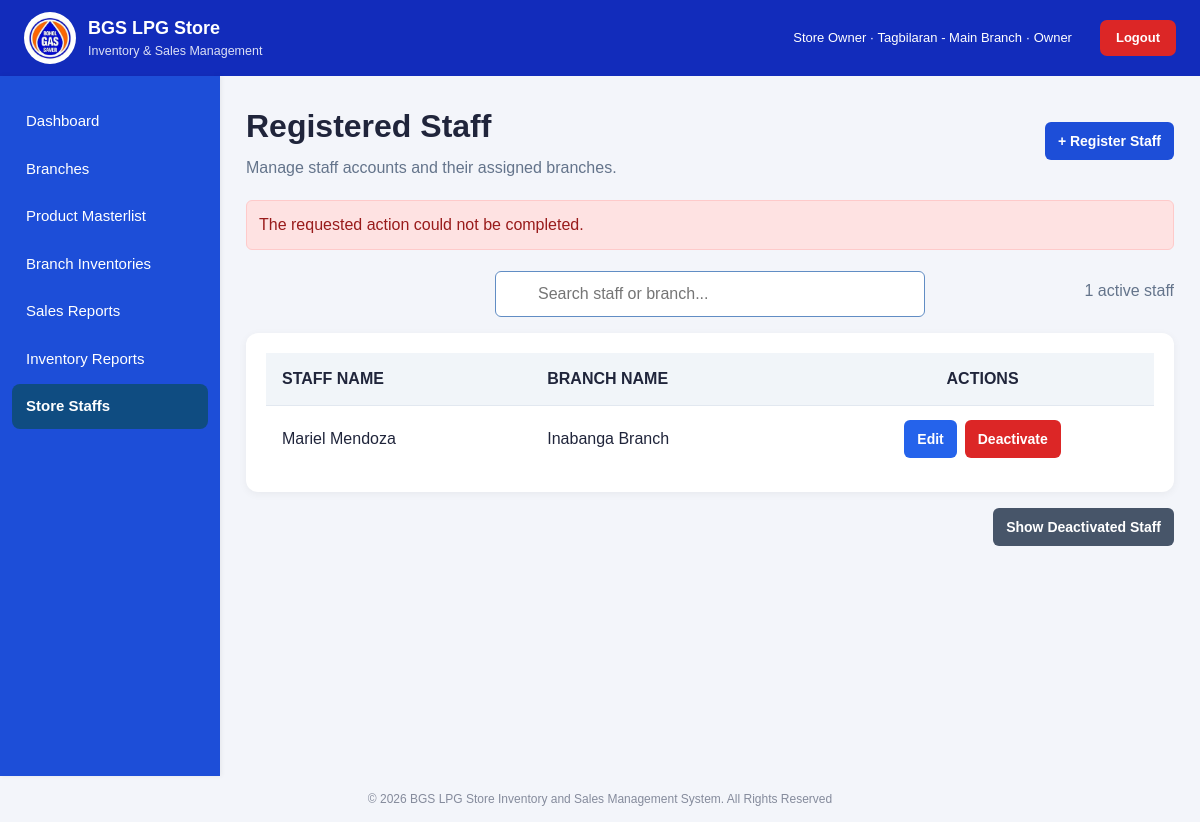
Page /users.php?error=1 (signed in) on the committed database.
### tables this page shows
CREATE TABLE `branches` (
  `id` varchar(20) NOT NULL,
  `branch_name` varchar(255) NOT NULL
);

CREATE TABLE `users` (
  `id` int(11) NOT NULL,
  `staff_name` varchar(100) NOT NULL,
  `branch_name` varchar(100) NOT NULL,
  `password` varchar(255) NOT NULL,
  `role` enum('owner','staff') NOT NULL DEFAULT 'staff',
  `active` tinyint(1) NOT NULL DEFAULT 1
);

### includes/auth.php (called while the page is built, shortened)
<?php
function h($v): string { return htmlspecialchars((string)$v, ENT_QUOTES, 'UTF-8'); }
function is_owner(): bool { return ($_SESSION['role'] ?? '') === 'owner'; }

### users.php (the view, shortened to what this page needs)
<?php
require 'includes/auth.php';
$stmt = $pdo->query(
    "SELECT id, staff_name, branch_name
     FROM users
     WHERE role = 'staff' AND active = 1
     ORDER BY staff_name ASC"
);
$staff = $stmt->fetchAll(PDO::FETCH_ASSOC);
require 'includes/header.php';
?>
<div class="users-header">
    <div>
        <h1>Registered Staff</h1>
        <p class="muted">Manage staff accounts and their assigned branches.</p>
    </div>
    <button type="button" class="register-btn" onclick="openModal('registerModal')">
        + Register Staff
    </button>
</div>
<?php
if (isset($_GET['registered'])) {
    echo '<div class="alert page-alert">Staff account registered successfully.</div>';
} elseif (isset($_GET['updated'])) {
    echo '<div class="alert page-alert">Staff information updated successfully.</div>';
} elseif (isset($_GET['deleted'])) {
    echo '<div class="alert page-alert">Staff account deactivated successfully.</div>';
} elseif (isset($_GET['activated'])) {
    echo '<div class="alert page-alert">Staff account activated successfully.</div>';
} elseif (isset($_GET['error'])) {
    echo '<div class="alert error page-alert">The requested action could not be completed.</div>';
}
?>
<div class="staff-toolbar">
    <div class="branch-search">
        <input type="search" id="branchSearch"
               placeholder="Search staff or branch..."
               aria-label="Search staff or branch">
    </div>
    <div class="search-result" id="searchResult"></div>
</div>
<section class="users-panel">
    <div class="table-wrap">
        <table>
            <thead>
                <tr>
                    <th>Staff Name</th>
                    <th>Branch Name</th>
                    <th>ACTIONS</th>
                </tr>
            </thead>
            <tbody id="activeStaffBody">
            <?php if (!$staff): ?>
                <tr class="empty-row"><td colspan="3" class="empty-users">No active staff accounts found.</td></tr>
            <?php else: foreach ($staff as $row): ?>
                <tr data-staff-id="<?= (int)$row['id'] ?>"
                    data-name="<?= h($row['staff_name']) ?>"
                    data-branch="<?= h($row['branch_name'] ?? '') ?>">
                    <td class="staff-name"><?= h($row['staff_name']) ?></td>
                    <td class="staff-branch"><?= h($row['branch_name'] ?? 'No branch assigned') ?></td>
                    <td>
                        <div class="action-buttons">
                            <button type="button" class="action-btn edit-btn"
                                onclick="openEditModal(this.closest('tr'), true)">Edit</button>
                            <button type="button" class="action-btn delete-btn"
                                onclick="openDeleteModal(this.closest('tr'))">Deactivate</button>
                        </div>
                    </td>
                </tr>
            <?php endforeach; endif; ?>
            </tbody>
        </table>
    </div>
</section>
<div style="display:flex;justify-content:flex-end;margin:14px 0 24px">
    <button type="button" class="register-btn" style="background:#475569"
            onclick="openModal('deactivatedModal')">
        Show Deactivated Staff
    </button>
</div>
<?php require 'includes/footer.php'; ?>

### includes/header.php (shortened to what this page needs)
<?php
require_once __DIR__ . '/auth.php';
$current_page = strtolower(basename($_SERVER['PHP_SELF']));
?>
<!doctype html>
<html lang="en">
<head>
    <link rel="stylesheet" href="assets/style.css">
</head>
<body>
<header class="topbar">
    <div class="brand">
        <img src="assets/bgs-logo.jpg" class="logo" alt="BGS logo">
        <div>
            <strong>BGS LPG Store</strong>
            <small>Inventory &amp; Sales Management</small>
        </div>
    </div>
<?php
$headerBranchName = '';
if (!empty($_SESSION['user_id'])) {
    try {
        $headerBranchStmt = $pdo->prepare(
            "SELECT b.branch_name
             FROM users u
             LEFT JOIN branches b
                ON u.branch_name = b.branch_name
                OR CAST(b.id AS CHAR) = u.branch_name
             WHERE u.id = ?
             LIMIT 1"
        );
        $headerBranchStmt->execute([$_SESSION['user_id']]);
        $headerBranchName = $headerBranchStmt->fetchColumn();
    } catch (PDOException $e) {
        error_log('Header branch lookup error: ' . $e->getMessage());
        $headerBranchName = $_SESSION['branch_name'] ?? 'No Branch Assigned';
    }
} else {
    $headerBranchName = 'No Branch Assigned';
}
?>
<div class="account">
    <span>
        <?= h($_SESSION['name'] ?? 'User') ?>
        · <?= h($headerBranchName) ?>
        · <?= h(ucfirst($_SESSION['role'] ?? '')) ?>
    </span>
    <a href="logout.php" class="logout-btn">Logout</a>
</div>
</header>
<div class="layout">
<aside class="sidebar">
    <a href="<?= is_owner() ? 'owner_db.php' : 'staff_db.php' ?>"
       class="<?= in_array($current_page, ['owner_db.php', 'staff_db.php']) ? 'active' : '' ?>">
        Dashboard
    </a>
    <?php if (is_owner()): ?>
        <a href="branches.php"
           class="<?= $current_page === 'branches.php' ? 'active' : '' ?>">
            Branches
        </a>
        <a href="products.php"
           class="<?= $current_page === 'products.php' ? 'active' : '' ?>">
            Product Masterlist
        </a>
        <a href="inventory.php"
           class="<?= $current_page === 'inventory.php' ? 'active' : '' ?>">
            Branch Inventories
        </a>
        <a href="sales_report.php"
           class="<?= $current_page === 'sales_report.php' ? 'active' : '' ?>">
            Sales Reports
        </a>
        <a href="inventory_report.php"
           class="<?= $current_page === 'inventory_report.php' ? 'active' : '' ?>">
            Inventory Reports
        </a>
        <a href="users.php"
           class="<?= $current_page === 'users.php' ? 'active' : '' ?>">
            Store Staffs
        </a>
    <?php endif; ?>
</aside>
    <main class="content">

### assets/style.css (style rules this page uses)
* { box-sizing: border-box; }
body { margin: 0; background: #f3f5fa; color: #20253b; font: 15px/1.5 Arial, Helvetica, sans-serif; }
a { cursor: pointer; }
.topbar { background: #122cbb; color: white; display: flex; align-items: center; justify-content: space-between; padding: 12px 24px; gap: 16px; }
.brand { display: flex; align-items: center; gap: 12px; }
.brand strong { display: block; font-size: 18px; }
.brand small { display: block; opacity: 0.85; }
.logo { width: 52px; height: 52px; object-fit: contain; background: #fff; border-radius: 50%; padding: 2px; }
.account { font-size: 13px; }
.account a { color: white; margin-left: 14px; }
.layout { display: flex; min-height: calc(100vh - 100px); }
.sidebar { background-color: #0B1F5B !important; width: 220px; padding: 20px 12px; box-shadow: 1px 0 5px #0001; flex-shrink: 0; }
.sidebar a { display: block; padding: 11px 14px; margin: 3px 0; border-radius: 8px; text-decoration: none; color: #FFFFFF !important; }
.content { padding: 26px; width: 100%; min-width: 0; }
h1 { margin: 0 0 18px; font-size: 28px; }
.muted { color: #70778a; }
input, select { display: block; width: 100%; padding: 11px; margin-top: 6px; border: 1px solid #b8bfce; border-radius: 7px; background: #fff; font: inherit; color: #20253b; }
.table-wrap { width: 100%; overflow-x: auto; }
table { border-collapse: collapse; width: 100%; font-size: 14px; }
th, td { text-align: left; padding: 12px 10px; border-bottom: 1px solid #edf0f5; white-space: nowrap; }
th { background: #f8f9fd; color: #4a5269; font-size: 12px; text-transform: uppercase; }
.alert { background: #e8f5e9; color: #1b5e20; padding: 12px 15px; border-radius: 8px; margin-bottom: 15px; }
.alert.error { background: #fff0ee; color: #a1261b; }
.sidebar a.active { background-color: #1D4ED8 !important; color: #FFFFFF !important; font-weight: 700; border-left: 4px solid #FFFFFF; }
.sidebar a.active { background-color: #2563EB !important; color: #FFFFFF !important; font-weight: 600 !important; }

### includes/header.php (style rules this page uses)
.account { display: flex; align-items: center; justify-content: flex-end; gap: 14px; color: #FFFFFF; font-size: 13px; }
.logout-btn { display: inline-block; background-color: #DC2626; color: #FFFFFF !important; text-decoration: none; padding: 8px 16px; border-radius: 7px; font-weight: bold; transition: background-color 0.2s ease; }

### rows in the picture
branches: branch_name "Tagbilaran - Main Branch"
users: staff_name "Mariel Mendoza", branch_name "Inabanga Branch"

### other values in the picture
$_SESSION['name'] "Store Owner"
$_SESSION['role'] "Owner"
